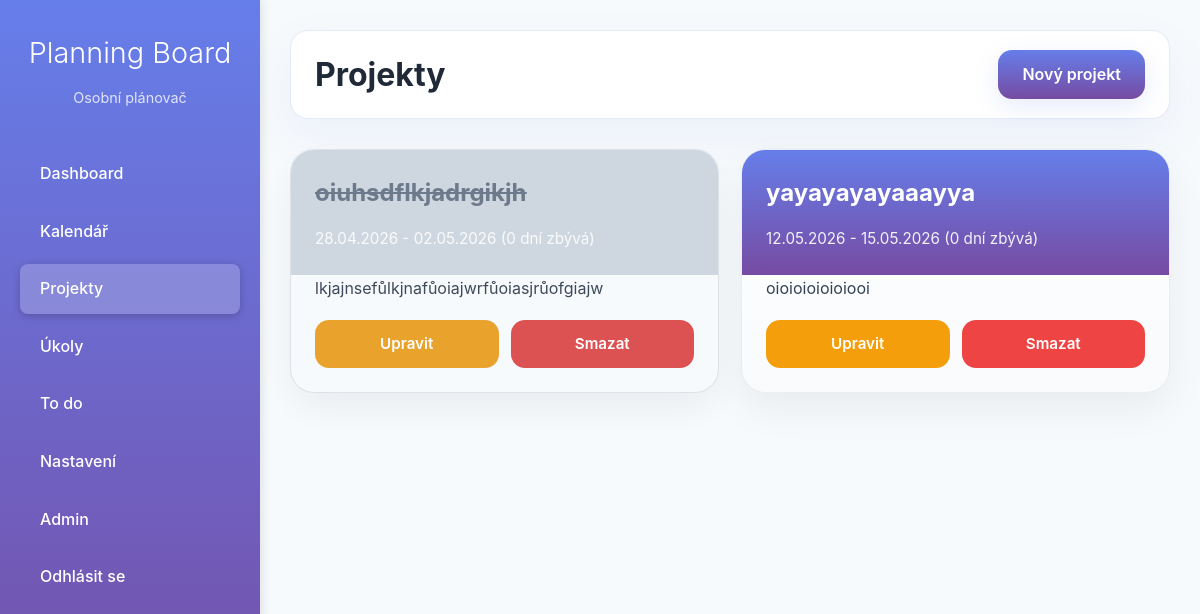
The page /tasks/projects/ (signed in) on the database as committed earlier.
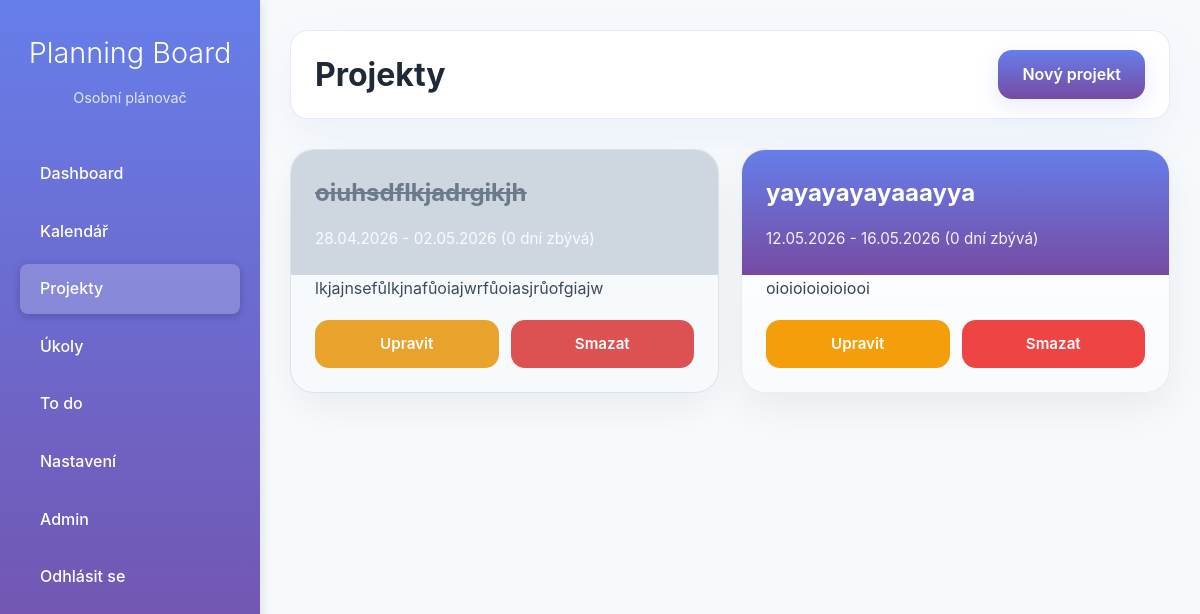
The same page on the database as committed later.
### tasks/models.py (models this page shows, shortened)
class Project(models.Model):
    user = models.ForeignKey(User, on_delete=models.CASCADE)
    title = models.CharField(max_length=200)
    description = models.TextField(blank=True)
    start_date = models.DateField()
    end_date = models.DateField()
    calendar = models.ForeignKey(Calendar, on_delete=models.CASCADE)
    completed = models.BooleanField(default=False)
    @property
    def remaining_days(self):
        from datetime import date
        today = date.today()
        return max(0, (self.end_date - today).days)

### tasks/views.py (the view)
# urls.py: path("projects/", views.project_list, name="project_list"),
@login_required
def project_list(request):
    projects = Project.objects.filter(user=request.user)
    return render(request, "tasks/project_list.html", {
        "projects": projects
    })

### tasks/templates/tasks/project_list.html (shortened to what this page needs)
{% extends "base.html" %}
{% block content %}
<div class="projects-header">
    <h1>Projekty</h1>
    <a href="{% url 'tasks:create_project' %}" class="create-btn">Nový projekt</a>
</div>
{% if projects %}
    <div class="projects-grid">
        {% for project in projects %}
            <div class="project-card{% if project.completed %} completed{% endif %}">
                <div class="project-header">
                    <h2 class="project-title">
                        <a href="{% url 'tasks:project_detail' project.pk %}">{{ project.title }}</a>
                    </h2>
                            <div class="project-meta">
                        {{ project.start_date|date:"d.m.Y" }} - {{ project.end_date|date:"d.m.Y" }} ({{ project.remaining_days }} dní zbývá)
                    </div>
                </div>
                <div class="project-body">
                    <div class="project-description">
                        {{ project.description|truncatechars:120|default:"Bez popisu" }}
                    </div>
                    <div class="project-actions">
                        <a href="{% url 'tasks:edit_project' project.pk %}" class="btn-small btn-edit">Upravit</a>
                        <a href="{% url 'tasks:delete_project' project.pk %}" class="btn-small btn-delete">Smazat</a>
                    </div>
                </div>
            </div>
        {% endfor %}
    </div>
{% else %}
    <div class="empty-state">
        <h2>Žádné projekty</h2>
        <p>Vytvořte svůj první projekt a začněte plánovat!</p>
        <a href="{% url 'tasks:create_project' %}" class="create-btn">Vytvořit první projekt</a>
    </div>
{% endif %}
{% endblock %}

Rows that differ between the two databases and show on the page:
changed Project "yayayayayaaayya": end_date "15.05.2026" → "16.05.2026"
